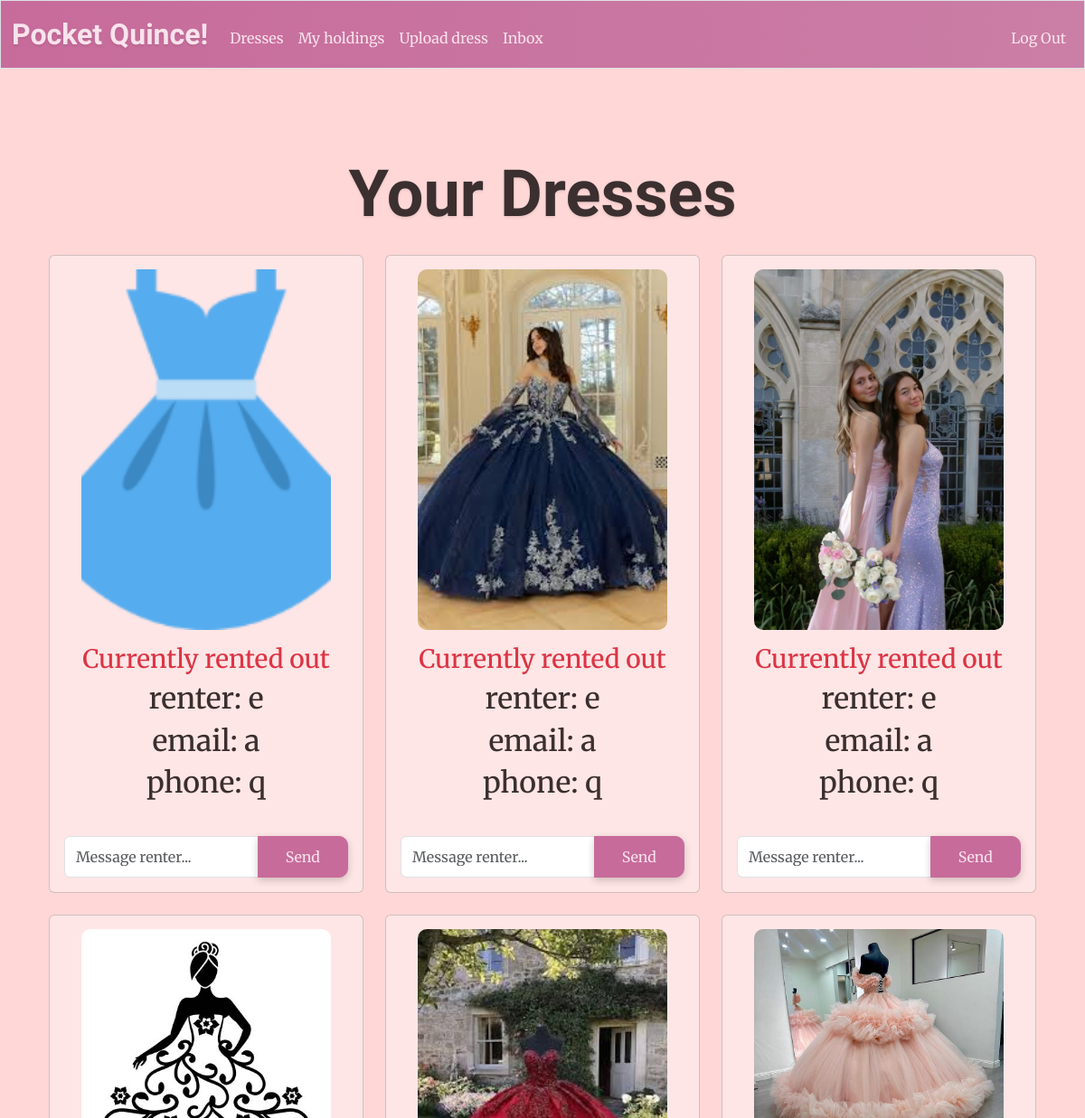
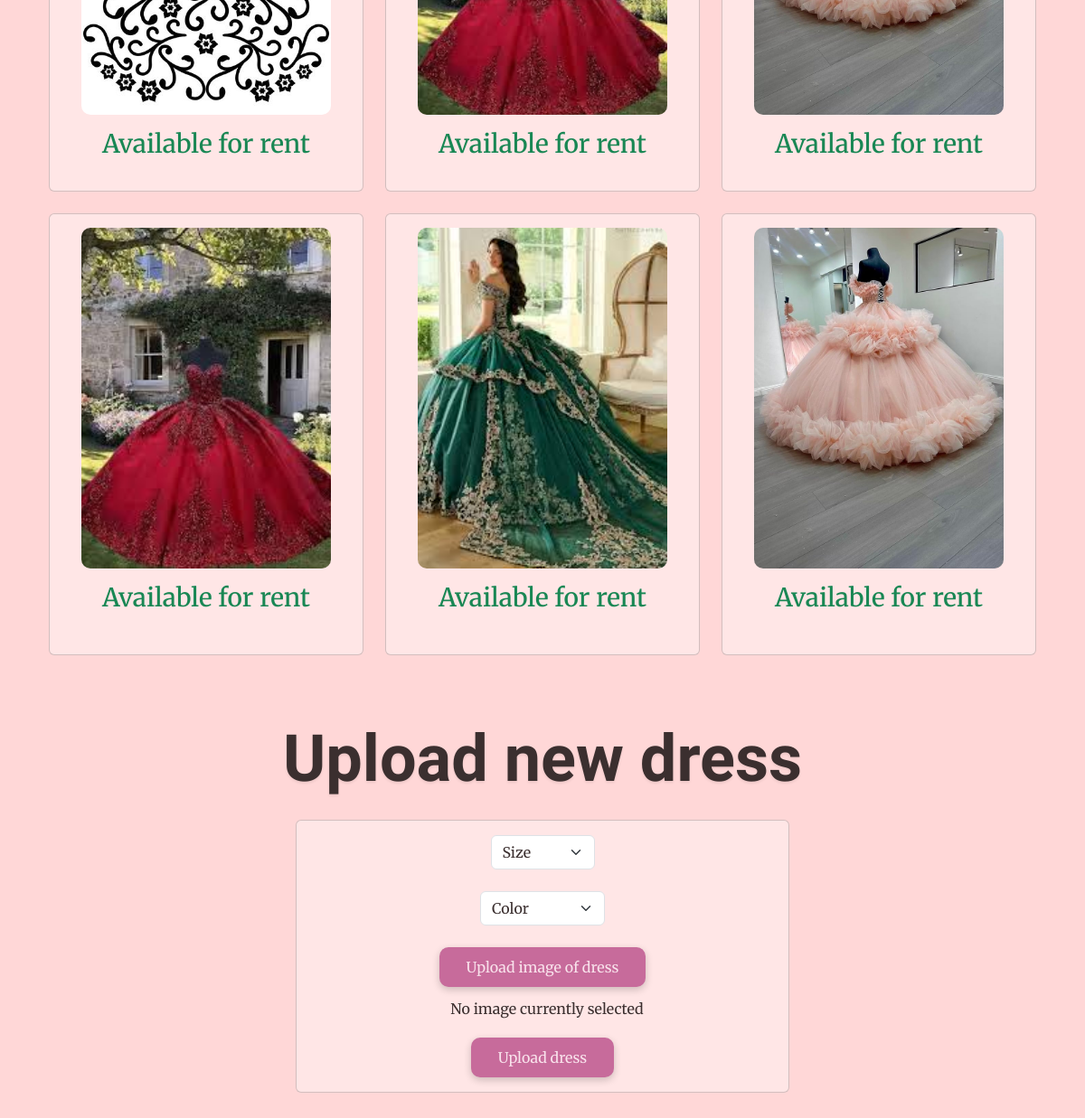
Page /upload (signed in) on the committed database (2 pictures, top to bottom).
### tables this page shows
CREATE TABLE dresses (
    id INTEGER PRIMARY KEY AUTOINCREMENT,
    size TEXT NOT NULL,
    color TEXT NOT NULL,
    owner INTEGER NOT NULL,
    image_url TEXT,
    time_posted TEXT NOT NULL DEFAULT CURRENT_TIMESTAMP,
    FOREIGN KEY (owner) REFERENCES users(id)
);

### app.py (the view)
@app.route("/upload", methods=["GET", "POST"])
@login_required
def upload():
    if request.method == "POST":
        db = get_db() # Establish database connection to wardrobe.db
        size = request.form.get("size")
        if not size:
            return apology("Must input size")
        color = request.form.get("color")
        if not color:
            return apology("Must input color")
        image = request.files.get("dressImage")
        if not image:
            return apology("Must upload dress image")
        cur = db.execute("INSERT INTO dresses (size, color, owner) VALUES (?,?,?)",
            (size, color, session["user_id"]),)
        db.commit() # Save database changes
        dress_id = cur.lastrowid
        root, ext = os.path.splitext(secure_filename(image.filename))
        filename = f"{dress_id}{ext}"
        filepath = os.path.join(app.config["UPLOAD_FOLDER"], filename)
        image.save(filepath) # Writes image to file path
        image_url = url_for("static", filename=f"uploads/{filename}")
        db.execute("UPDATE dresses SET image_url = ? WHERE id = ?",
            (image_url, dress_id),)
        db.commit() # Commit database changes
        flash("Dress uploaded!")
        return redirect("/") # goes to dress catalog
    else: # Show all dress owned by current user, and renter information if any
        db = get_db() # Establish database connection to wardrobe.db
        dressesBuffer = db.execute("SELECT * FROM dresses WHERE owner = ?", (session["user_id"],)).fetchall()
        dresses = [] # Empty list for dresses to be added to
        for dress in dressesBuffer:
            dress = dict(dress)  # Convert row object to dictionary- so it's not readonly- to allow changes
            renter = db.execute("SELECT users.id as renter_id, users.username, users.email, users.phone FROM users JOIN holdings ON users.id = holdings.user_id WHERE holdings.dress_id = ? AND holdings.rent_end IS NULL", (dress["id"],)).fetchone()
            if renter: # Check if dress is rented out
                dress["renter_id"] = renter["renter_id"]
                dress["renter"] = renter["username"]
                dress["renter_email"] = renter["email"]
                dress["renter_phone"] = renter["phone"]
            else: # Dress is not rented out
                dress["renter_id"] = None
                dress["renter"] = None
                dress["renter_email"] = None
                dress["renter_phone"] = None
            dresses.append(dress) # Add new dress to total list, as dictionary
        return render_template("upload.html", dresses=dresses)

### app.py (called while the page is built)
def get_db():
    if "db" not in g: # Check if database connection already exists
        g.db = sqlite3.connect(DATABASE) # Open database and store connection for reuse
        g.db.row_factory = sqlite3.Row # Enable dictionary-like row access for reading
    return g.db # Return database connection

@app.after_request
def after_request(response):
    response.headers["Cache-Control"] = "no-cache, no-store, must-revalidate"
    response.headers["Expires"] = 0
    response.headers["Pragma"] = "no-cache"
    return response

### help.py (called while the page is built)
def login_required(f):
    @wraps(f)
    def decorated_function(*args, **kwargs):
        if session.get("user_id") is None:
            return redirect("/login")
        return f(*args, **kwargs)
    return decorated_function

### templates/upload.html (shortened to what this page needs)
{% extends "layout.html" %}
{% block main %}
    <h1 class = "imperial mb-4 mt-5">Your Dresses</h1>
    {% if dresses|length == 0 %}
        <h3 class = "body-font">You have not uploaded any dresses yet.</h3>
    {% else %}
        <div class="container">
            <div class="row">
                {% for dress in dresses %}
                    <div class = "col-md-4 mb-4">
                        <div class = "card dress-card">
                            <img class = "catalogImage mx-auto d-block" src = "{{ dress['image_url'] }}">
                            <div class = "card-body">
                                {% if dress.renter_id %}
                                    <h3 class = "body-font text-danger">Currently rented out</h3>
                                    <h2 class = "body-font">{{ "renter: " + dress["renter"] }}</h2>
                                    <h2 class = "body-font">{{ "email: " + dress["renter_email"]}}</h2>
                                    <h2 class = "body-font">{{ "phone: " + dress["renter_phone"]}}</h2>
                                    <br>
                                    <form action="/messages" method="post" class="mt-2">
                                        <div class="input-group">
                                            <input type="text" name="body" class="form-control body-font" placeholder="Message renter..." required>
                                            <button type="submit" class="btn btn-primary btn-sm body-font">Send</button>
                                        </div>
                                    </form>
                                {% else %}
                                    <h3 class = "body-font text-success">Available for rent</h3>
                                {% endif %}
                            </div>
                        </div>
                    </div>
                {% endfor %}
            {% endif %}
    <form action="/upload" method="post" enctype="multipart/form-data">
        <h1 class = "imperial mb-4 mt-5">Upload new dress</h1>
        <div class = " card p-3 text-center upload-card">
            <select class="form-select mx-auto w-auto body-font" name="size" required>
                <option value="" selected="">Size</option>
            </select>
            <br>
            <select class="form-select mx-auto w-auto body-font" name="color" required>
                <option value="" selected="">Color</option>
            </select>
            <br>
            <label for="image_uploads" class = "form-btn btn-primary body-font">Upload image of dress</label>
            <div class = "preview mt-2">
                <p class = "body-font">No image currently selected</p>
            </div>
            <button type="submit" class = "form-btn btn-primary block body-font">Upload dress</button>
        </div>
    </form>
{% endblock %}

### templates/layout.html (shortened to what this page needs)
<!DOCTYPE html>
<html lang="en">
    <head>
        <link href="https://cdn.jsdelivr.net/npm/bootstrap@5.3.3/dist/css/bootstrap.min.css" rel="stylesheet">
        <link href="{{ url_for('static', filename='style.css') }}" rel="stylesheet">
    </head>
    <body>
        <nav class=" border navbar navbar-expand-md">
            <div class="container-fluid">
                <a id = "navTitle" class="navbar-brand imperial"  href="/"><span>Pocket Quince!</span></a>
                <div class="collapse navbar-collapse" id="navbar">
                    {% if session["user_id"] %}
                        <ul class="navbar-nav me-auto mt-2">
                            <li class="nav-item body-font"><a class="nav-link" href="/catalog">Dresses</a></li>
                            <li class="nav-item body-font"><a class="nav-link" href="/holdings">My holdings</a></li>
                            <li class="nav-item body-font"><a class="nav-link" href="/upload">Upload dress</a></li>
                            <li class="nav-item body-font"><a class="nav-link" href="/messages">Inbox</a></li>
                        </ul>
                        <ul class="navbar-nav ms-auto mt-2">
                            <li class="nav-item body-font"><a class="nav-link" href="/logout">Log Out</a></li>
                        </ul>
                    {% else %}
                        <ul class="navbar-nav ms-auto mt-2">
                            <li class="nav-item body-font"><a class="nav-link" href="/register">Register</a></li>
                            <li class="nav-item body-font"><a class="nav-link" href="/login">Log In</a></li>
                        </ul>
                    {% endif %}
                </div>
            </div>
        </nav>
        <main class="container py-5 text-center">
            {% block main %}{% endblock %}
        </main>
    </body>
</html>

### static/style.css (style rules this page uses)
body { background-color: #FFD7D7; }
.imperial { font-family: 'Imperial Script', cursive; text-shadow: 0px 2px 3px rgba(0,0,0,0.08); font-weight: 700; font-size: 450%; color: #3B2F2F; }
.body-font { font-family: 'Merriweather', serif; color: #3B2F2F }
.btn-primary { background-color: #C76B9B; color: #F9E3EC; border-color: #C76B9B; font-size: 1rem; border-radius: 10px; padding: 10px 30px; box-shadow: 0px 3px 8px rgba(0, 0, 0, 0.2); }
#navTitle { color: #F9E3EC; }
.nav-link { color: #F9E3EC; }
nav .navbar-brand { font-size: xx-large; }
.navbar { background: linear-gradient(to right, #C76B9B, #cb7ea6) }
.catalogImage { width: 80%; height: 80%; max-height: 550px; object-fit: cover; object-position: center; border-radius: 10px; }
.dress-card { padding-top: 15px; height: 100%; }
.card { background-color: #FFE6E6; }
form p { line-height: 32px; padding-left: 10px; }
form label, form button { background-color: #C76B9B; border: 1px #C76B9B; padding: 5px 10px; border-radius: 900px; box-shadow: 0px 3px 8px rgba(0, 0, 0, 0.2); font-size: 0.8rem; height: auto; display: inline-block; width: auto; cursor: pointer; }
form .upload-card { width: 50%; margin: 0 auto; display: flex; flex-direction: column; align-items: center; }

### rows in the picture
dresses: image_url (picture), renter "renter: e", renter_email "email: a", renter_phone "phone: q"
dresses: image_url (picture), renter "renter: e", renter_email "email: a", renter_phone "phone: q"
dresses: image_url (picture), renter "renter: e", renter_email "email: a", renter_phone "phone: q"
dresses: image_url (picture), shows "Available for rent"
dresses: image_url (picture), shows "Available for rent"
dresses: image_url (picture), shows "Available for rent"
dresses: image_url (picture), shows "Available for rent"
dresses: image_url (picture), shows "Available for rent"
dresses: image_url (picture), shows "Available for rent"
